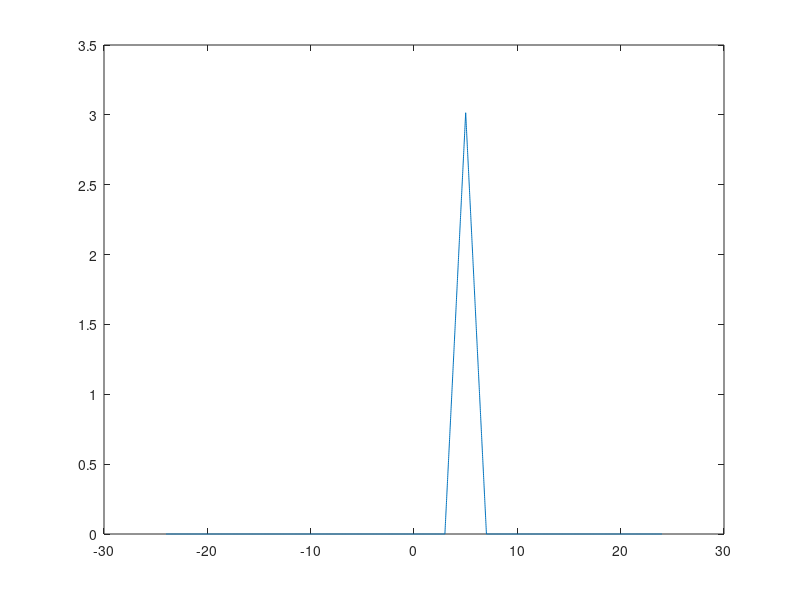

Here is the MATLAB script that generated this plot:
clc; clear all; close all;

tstep=0.01;
tstart=-12;
tend=12;
t=tstart:tstep:tend;

%x1(t) Function
for m=1:1:length(t)
    if (t(m) >= -6)&&(t(m) <= -4)
        x1(m) = -1;
    else
        x1(m) = 0;
    end
end
%figure; plot(t,x1);

%x2(t) Function
for m=1:1:length(t)
    if (t(m) >= 9)&&(t(m) <= 11)
        x2(m) = -3/2;
    else
        x2(m) = 0;
    end
end
%figure; plot(t,x2);

y = conv(x1,x2)
y = y.*tstep
t_2x=(tstart*2):tstep:(tend*2);
figure; plot(t_2x,y)